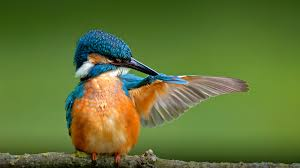
#> input picture Rajvir/assignments/assignment18/img.jpg, 300 x 168 px, found by its file name
$ python writing_image.py
#> lines starting #> are read from the running program, lines starting #| are printed output that depends on the picture
from PIL import Image

def image_handling():

    image = Image.open('img.jpg')
#> image is the input picture: PIL image 300x168 RGB; mean R, G, B 96.6, 115.5, 53.7

    rotated_image = image.rotate(200)
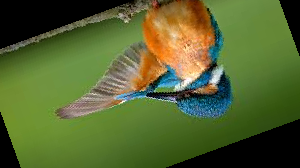
#> rotated_image: PIL image 300x168 RGB; mean R, G, B 85.3, 100.8, 47.9
    print(rotated_image)
#| <PIL.Image.Image image mode=RGB size=300x168 at 0x7F296A296490>

image_handling()
